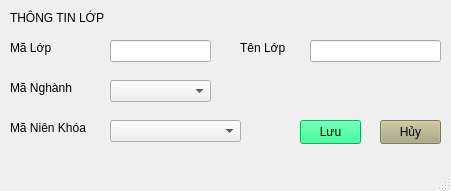
<?xml version="1.0" encoding="UTF-8"?>
<ui version="4.0">
 <class>MainWindow</class>
 <widget class="QMainWindow" name="MainWindow">
  <property name="geometry">
   <rect>
    <x>0</x>
    <y>0</y>
    <width>451</width>
    <height>191</height>
   </rect>
  </property>
  <property name="windowTitle">
   <string>MainWindow</string>
  </property>
  <widget class="QWidget" name="centralwidget">
   <widget class="QLabel" name="label_4">
    <property name="geometry">
     <rect>
      <x>10</x>
      <y>120</y>
      <width>91</width>
      <height>16</height>
     </rect>
    </property>
    <property name="styleSheet">
     <string notr="true">font: 10pt &quot;Segoe UI&quot;;</string>
    </property>
    <property name="text">
     <string>Mã Niên Khóa</string>
    </property>
   </widget>
   <widget class="QLabel" name="label_5">
    <property name="geometry">
     <rect>
      <x>240</x>
      <y>40</y>
      <width>49</width>
      <height>16</height>
     </rect>
    </property>
    <property name="styleSheet">
     <string notr="true">font: 10pt &quot;Segoe UI&quot;;</string>
    </property>
    <property name="text">
     <string>Tên Lớp</string>
    </property>
   </widget>
   <widget class="QLabel" name="label_3">
    <property name="geometry">
     <rect>
      <x>10</x>
      <y>80</y>
      <width>81</width>
      <height>16</height>
     </rect>
    </property>
    <property name="styleSheet">
     <string notr="true">font: 10pt &quot;Segoe UI&quot;;</string>
    </property>
    <property name="text">
     <string>Mã Nghành</string>
    </property>
   </widget>
   <widget class="QLineEdit" name="IDLop">
    <property name="geometry">
     <rect>
      <x>110</x>
      <y>40</y>
      <width>101</width>
      <height>22</height>
     </rect>
    </property>
    <property name="styleSheet">
     <string notr="true">font: 10pt &quot;Segoe UI&quot;;</string>
    </property>
    <property name="readOnly">
     <bool>false</bool>
    </property>
   </widget>
   <widget class="QLabel" name="label_2">
    <property name="geometry">
     <rect>
      <x>10</x>
      <y>40</y>
      <width>49</width>
      <height>16</height>
     </rect>
    </property>
    <property name="styleSheet">
     <string notr="true">font: 10pt &quot;Segoe UI&quot;;</string>
    </property>
    <property name="text">
     <string>Mã Lớp</string>
    </property>
   </widget>
   <widget class="QLabel" name="label">
    <property name="geometry">
     <rect>
      <x>10</x>
      <y>10</y>
      <width>171</width>
      <height>16</height>
     </rect>
    </property>
    <property name="styleSheet">
     <string notr="true">font: 700 12pt &quot;Segoe UI&quot;;</string>
    </property>
    <property name="text">
     <string>THÔNG TIN LỚP</string>
    </property>
   </widget>
   <widget class="QLineEdit" name="NameLop">
    <property name="geometry">
     <rect>
      <x>310</x>
      <y>40</y>
      <width>131</width>
      <height>22</height>
     </rect>
    </property>
    <property name="styleSheet">
     <string notr="true">font: 10pt &quot;Segoe UI&quot;;</string>
    </property>
    <property name="readOnly">
     <bool>false</bool>
    </property>
   </widget>
   <widget class="QPushButton" name="btnSave">
    <property name="geometry">
     <rect>
      <x>300</x>
      <y>120</y>
      <width>61</width>
      <height>24</height>
     </rect>
    </property>
    <property name="styleSheet">
     <string notr="true">background-color: rgb(0, 255, 127);</string>
    </property>
    <property name="text">
     <string>Lưu</string>
    </property>
   </widget>
   <widget class="QPushButton" name="btnCancel">
    <property name="geometry">
     <rect>
      <x>380</x>
      <y>120</y>
      <width>61</width>
      <height>24</height>
     </rect>
    </property>
    <property name="styleSheet">
     <string notr="true">background-color: rgb(170, 170, 127);</string>
    </property>
    <property name="text">
     <string>Hủy</string>
    </property>
   </widget>
   <widget class="QComboBox" name="cbBoxNghanh">
    <property name="geometry">
     <rect>
      <x>110</x>
      <y>80</y>
      <width>101</width>
      <height>22</height>
     </rect>
    </property>
   </widget>
   <widget class="QComboBox" name="cbBoxNienKhoa">
    <property name="geometry">
     <rect>
      <x>110</x>
      <y>120</y>
      <width>131</width>
      <height>22</height>
     </rect>
    </property>
   </widget>
  </widget>
  <widget class="QMenuBar" name="menubar">
   <property name="geometry">
    <rect>
     <x>0</x>
     <y>0</y>
     <width>451</width>
     <height>22</height>
    </rect>
   </property>
  </widget>
  <widget class="QStatusBar" name="statusbar"/>
 </widget>
 <resources/>
 <connections/>
</ui>
